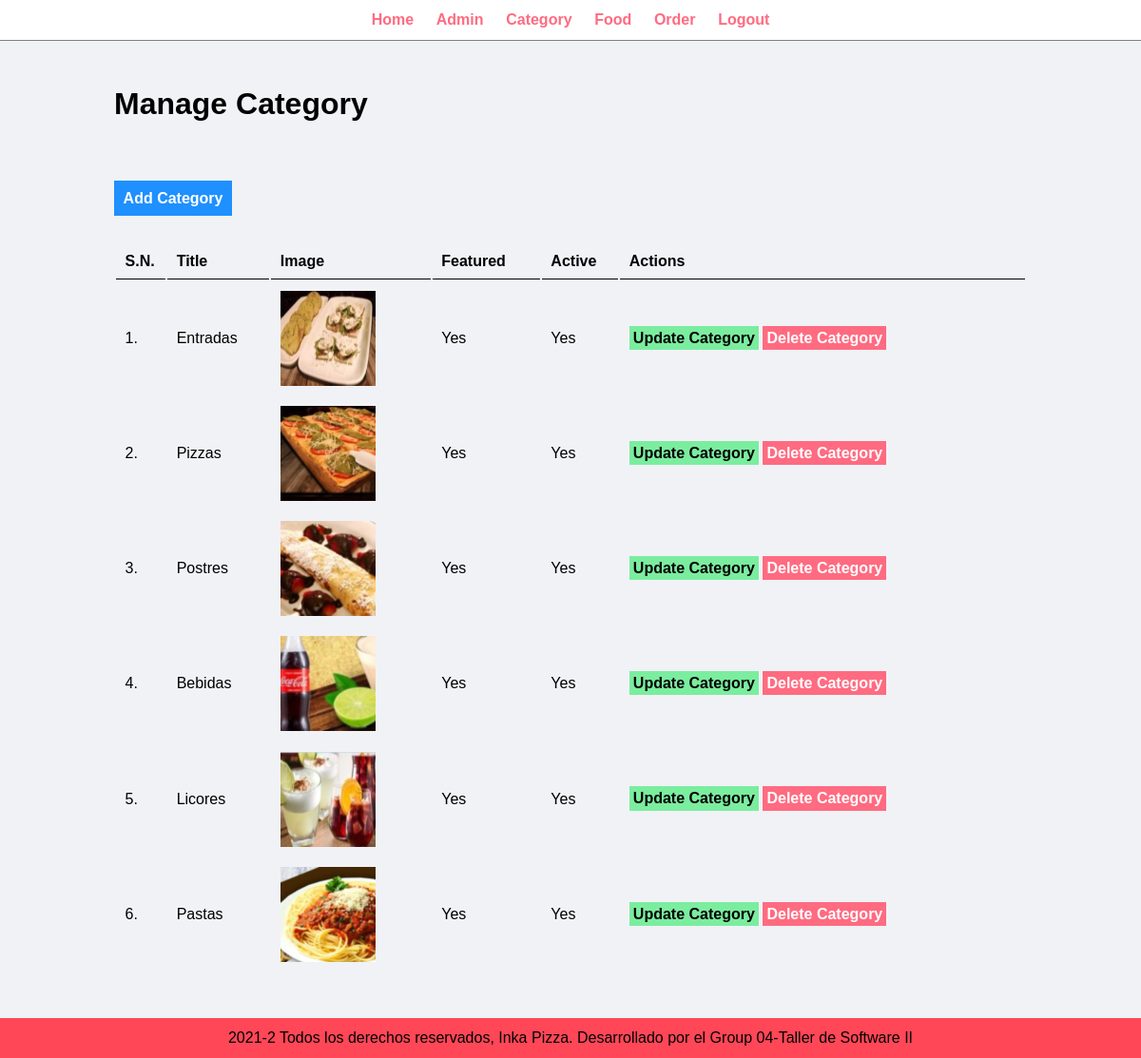
The app's page /admin/manage-category.php (signed in) with its own data.
### tables this page shows
CREATE TABLE `tbl_category` (
  `id` int(10) UNSIGNED NOT NULL,
  `title` varchar(100) NOT NULL,
  `image_name` varchar(255) NOT NULL,
  `featured` varchar(10) NOT NULL,
  `active` varchar(10) NOT NULL
);

### admin/manage-category.php (the view, shortened to what this page needs)
<?php include('menu_footer/menu.php'); ?>
<div class="main-content">
    <div class="wrapper">
        <h1>Manage Category</h1>
        <br /><br />
        <br><br>
                <a href="<?php echo SITEURL; ?>admin/add-category.php" class="btn-primary">Add Category</a>
                <br /><br /><br />
                <table class="tbl-full">
                    <tr>
                        <th>S.N.</th>
                        <th>Title</th>
                        <th>Image</th>
                        <th>Featured</th>
                        <th>Active</th>
                        <th>Actions</th>
                    </tr>
                    <?php
                        $sql = "SELECT * FROM tbl_category";
                        $res = mysqli_query($conn, $sql);
                        $count = mysqli_num_rows($res);
                        $sn=1;
                        if($count>0)
                        {
                            while($row=mysqli_fetch_assoc($res))
                            {
                                $id = $row['id'];
                                $title = $row['title'];
                                $image_name = $row['image_name'];
                                $featured = $row['featured'];
                                $active = $row['active'];
                                ?>
                                    <tr>
                                        <td><?php echo $sn++; ?>. </td>
                                        <td><?php echo $title; ?></td>
                                        <td>
                                            <?php
                                                if($image_name!="")
                                                {
                                                    ?>
                                                    <img src="<?php echo SITEURL; ?>images/category/<?php echo $image_name; ?>" width="100px" >
                                                    <?php
                                                }
                                                else
                                                {
                                                    echo "<div class='error'>Image not Added.</div>";
                                                }
                                            ?>
                                        </td>
                                        <td><?php echo $featured; ?></td>
                                        <td><?php echo $active; ?></td>
                                        <td>
                                            <a href="<?php echo SITEURL; ?>admin/update-category.php?id=<?php echo $id; ?>" class="btn-secondary">Update Category</a>
                                            <a href="<?php echo SITEURL; ?>admin/delete-category.php?id=<?php echo $id; ?>&image_name=<?php echo $image_name; ?>" class="btn-danger">Delete Category</a>
                                        </td>
                                    </tr>
                                <?php
                            }
                        }
                        else
                        {
                            ?>
                            <tr>
                                <td colspan="6"><div class="error">No Category Added.</div></td>
                            </tr>
                            <?php
                        }
                    ?>
                </table>
    </div>
</div>
<?php include('menu_footer/footer.php'); ?>

### admin/menu_footer/menu.php (shortened to what this page needs)
<html>
    <head>
        <link rel="stylesheet" href="../css/admin.css">
    </head>
    <body>
        <div class="menu text-center">
            <div class="wrapper">
                <ul>
                    <li><a href="index.php">Home</a></li>
                    <li><a href="manage-admin.php">Admin</a></li>
                    <li><a href="manage-category.php">Category</a></li>
                    <li><a href="manage-food.php">Food</a></li>
                    <li><a href="manage-order.php">Order</a></li>
                    <li><a href="logout.php">Logout</a></li>
                </ul>
            </div>
        </div>

### admin/menu_footer/footer.php
<div class="footer">
            <div class="wrapper">
                <p class="text-center">2021-2 Todos los derechos reservados, Inka Pizza. Desarrollado por el Group 04-Taller de Software II</p>
            </div>
        </div>
    </body>
</html>

### css/admin.css (style rules this page uses)
* { margin: 0; padding: 0; font-family: Arial, Helvetica, sans-serif; }
.wrapper { padding: 1%; width: 80%; margin: 0 auto; }
.text-center { text-align: center; }
.tbl-full { width: 100%; }
table tr th { border-bottom: 1px solid black; padding: 1%; text-align: left; }
table tr td { padding: 1%; }
.btn-primary { background-color: #1e90ff; padding: 1%; color: white; text-decoration: none; font-weight: bold; }
.btn-secondary { background-color: #7bed9f; padding: 1%; color: black; text-decoration: none; font-weight: bold; }
.btn-danger { background-color: #ff6b81; padding: 1%; color: white; text-decoration: none; font-weight: bold; }
.menu { border-bottom: 1px solid grey; }
.menu ul { list-style-type: none; }
.menu ul li { display: inline; padding: 1%; }
.menu ul li a { text-decoration: none; font-weight: bold; color: #ff6b81; }
.main-content { background-color: #f1f2f6; padding: 3% 0; }
.footer { background-color: #ff4757; color: black; }

### records on screen
tbl_category: title "Entradas", image_name (picture), featured "Yes", active "Yes"
tbl_category: title "Pizzas", image_name (picture), featured "Yes", active "Yes"
tbl_category: title "Postres", image_name (picture), featured "Yes", active "Yes"
tbl_category: title "Bebidas", image_name (picture), featured "Yes", active "Yes"
tbl_category: title "Licores", image_name (picture), featured "Yes", active "Yes"
tbl_category: title "Pastas", image_name (picture), featured "Yes", active "Yes"
